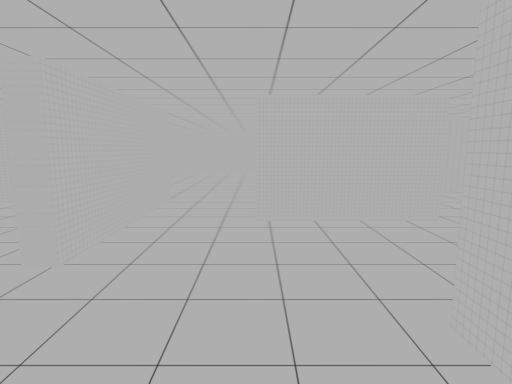
[1] (above)

21 first-person views from a walk through a scene from a Unity 3-D project. The camera is 1.4 m above the floor, tilts 8° down and sees 80° across. Doors are open. The floor is counted in squares, 0.9 m on a side. Each view is taken from the middle of a square. On the plan, view 1 faces up. The plan holds only what a view shows up to about 15 squares ahead; the rest is blank. The place goes on beyond the plan. The player is left out. Some surface patterns are stand-ins.

[2]
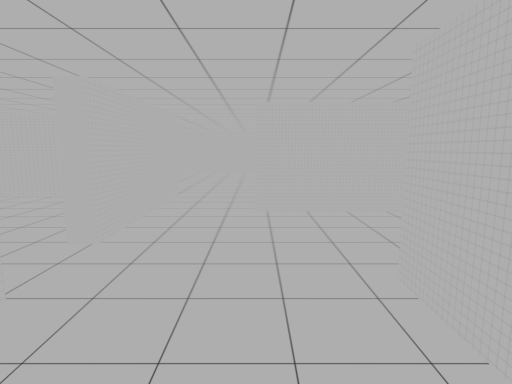

[3]
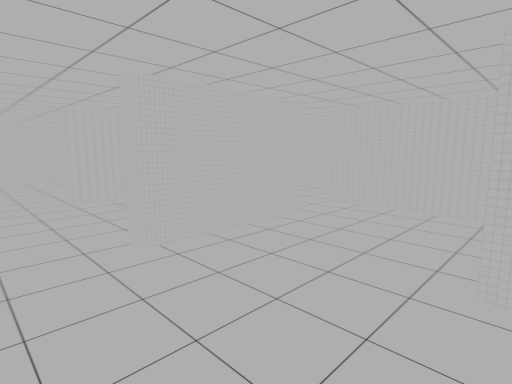

[4]
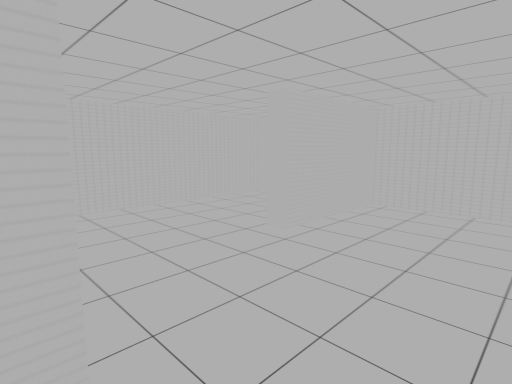

[5]
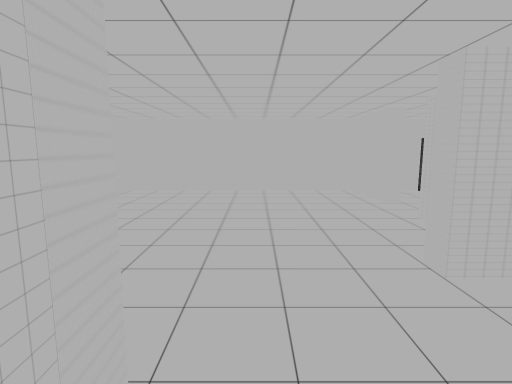

[6]
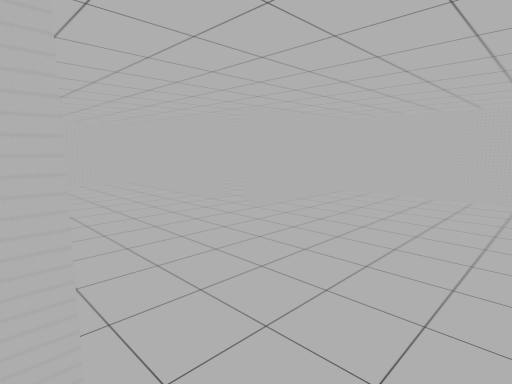

[7]
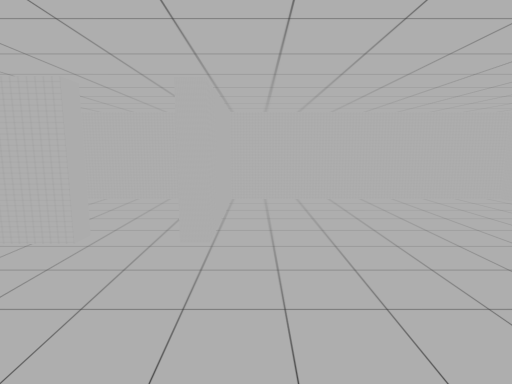

[8]
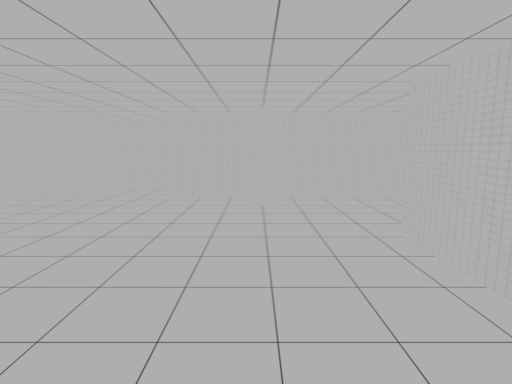

[9]
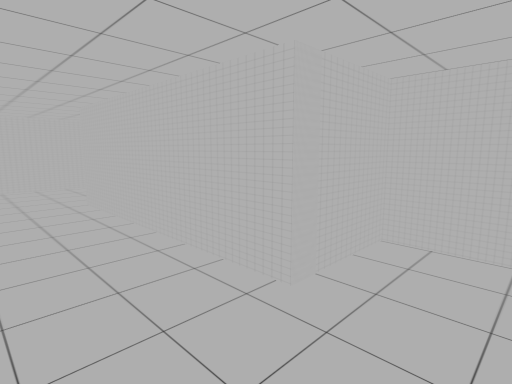

[10]
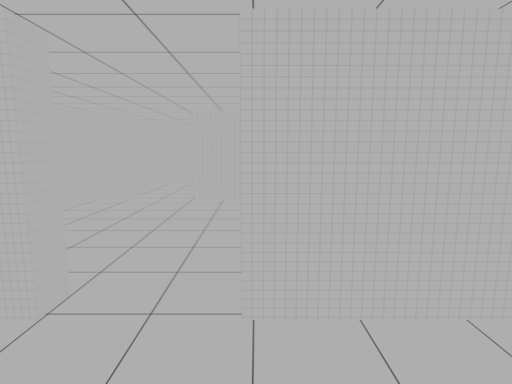

[11]
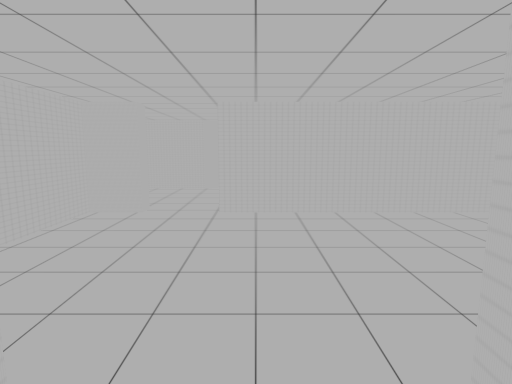

[12]
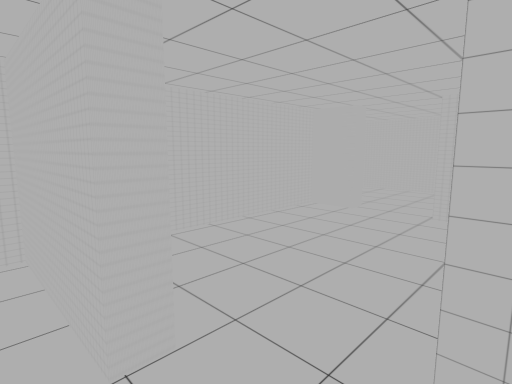

[13]
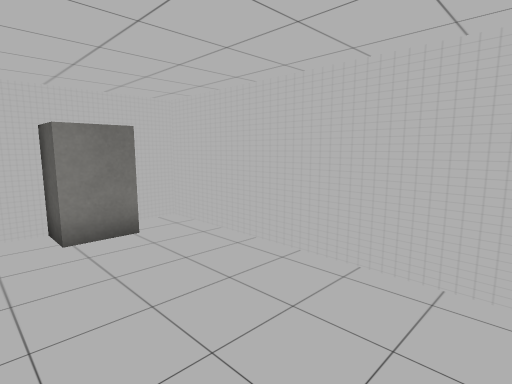

[14]
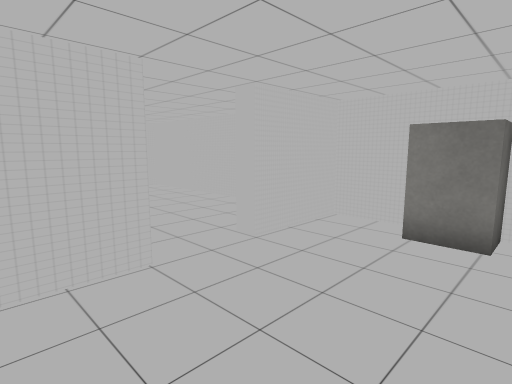

[15]
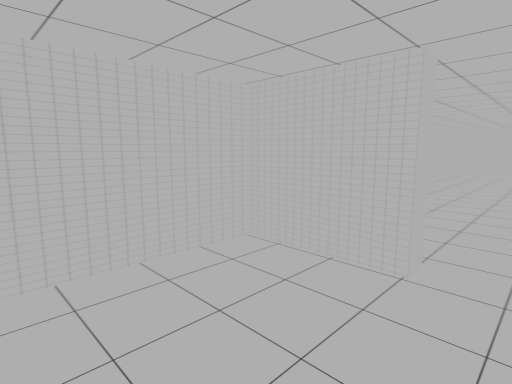

[16]
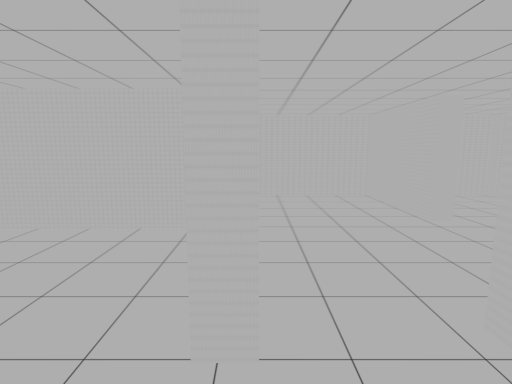

[17]
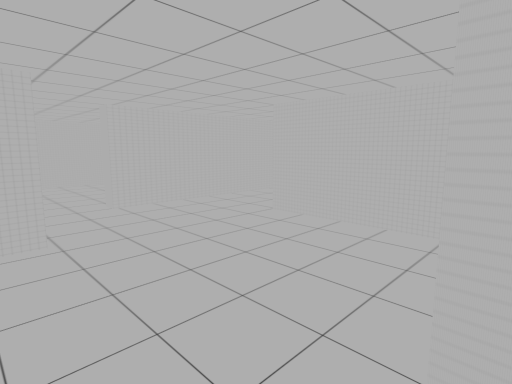

[18]
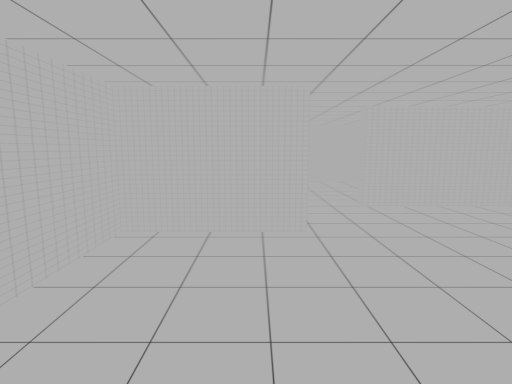

[19]
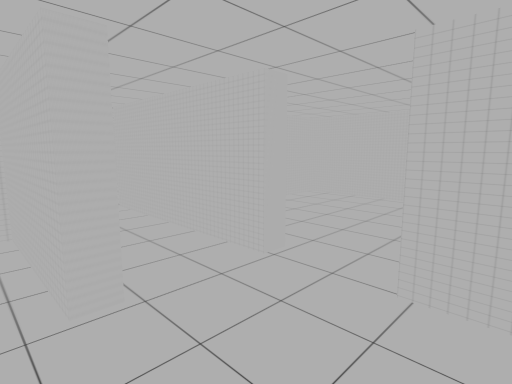

[20]
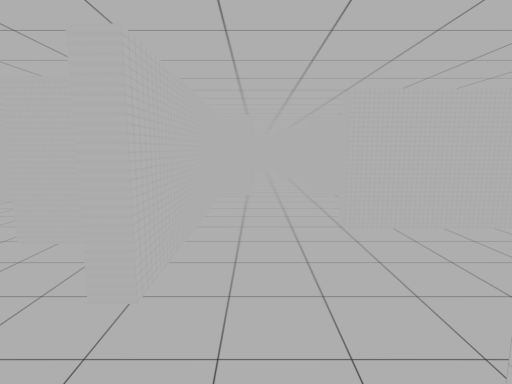

[21]
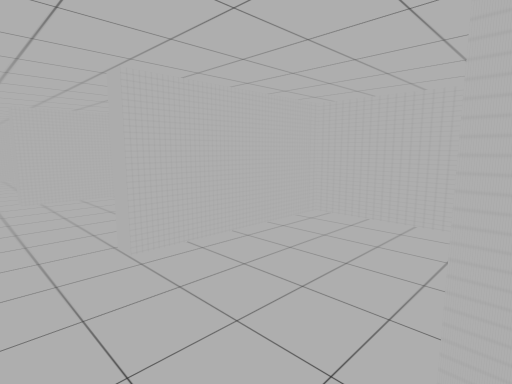

### Floor plan
Points are (right, up) in squares from view 1. A wall is a line through its corners. A room is listed if a view was taken in it or the views show most of it. See-through windows are left out.
Room 1 (views 1, 2, 3, 10, 11, 12)
walls: (4, 6.5) (0, 6.5); (-2.6, 2) (-2.6, -1.1) (-1.9, -1.1); (-2.6, 6.4) (-2.6, 3.9); (-2, -1.4) (1.7, -1.4) (1.7, 2.5) (2.2, 2.5) (2.2, -1.4) (6, -1.4) (6, 7)
ways out: opening at (-1.5, 7) to room 2; open door at (5, 7) to room 4; open door at (-3, 3) to room 5
Room 2 (views 4, 5, 6, 7, 8, 9)
walls: (-9, 14.9) (-12.5, 14.9); (1.7, 12) (1.7, 14.8); (1.7, 16.8) (1.7, 19.5) (-6.8, 19.5) (-6.8, 14.9) (-7.4, 14.9); (0, 6.5) (0, 7); (1.7, 7.1) (1.7, 11.5) (0.3, 11.5) (0.3, 12.1); (-11.7, 6.9) (-9.9, 6.9) (-9.9, 9.4) (-2.6, 9.4) (-2.6, 6.4)
ways out: opening at (-1.5, 7) to room 1; open door at (2, 15.5) to room 3; open door at (-8.5, 15)
Room 3 (views 13, 14, 15)
walls: (2.2, 14.8) (2.2, 12) (5.8, 12); (6.7, 13.1) (6.7, 19.5) (5.4, 19.5); (4.2, 19.5) (2.2, 19.5) (2.2, 16.8)
ways out: open door at (2, 15.5) to room 2
objects: block (5, 19)
Room 4 (views 16, 17, 18, 19, 20, 21)
walls: (12.1, 8) (11.6, 8) (11.6, 11.5) (7, 11.5); (6, 7) (6.5, 7); (7.3, 3.1) (11.2, 3.1) (11.2, 2.6); (14.2, 8) (14.2, 13.6); (14.2, 2.6) (14.2, 6.1)
ways out: open door at (5, 7) to room 1; opening at (12.5, 3) to room 6; open door at (13, 13.5); open door at (14.5, 7.5)
Room 5 (no view inside)
walls: (-9.4, 0.2) (-9.4, -1.1) (-4.7, -1.1); (-6.2, 8.9) (-8.4, 8.9); (-9.4, 8.9) (-9.4, 2)
ways out: open door at (-3, 3) to room 1; open door at (-10, 1.5)
Room 6 (no view inside)
walls: (6.5, 1.8) (6.5, -1.4) (11.2, -1.4); (13.1, -1.4) (14.2, -1.4) (14.2, 2.6)
ways out: opening at (12.5, 3) to room 4; open door at (12.5, -1.5)

Positions as (right, up) in squares from view 1, and headings:
1: (0, 0), facing up
2: (0, -1), facing up
3: (-2, 2), facing up-right
4: (-2, 7), facing down-right
5: (-2, 8), facing up
6: (-1, 9), facing up-left
7: (-6, 10), facing up
8: (-8, 12), facing right
9: (-12, 12), facing down-right
10: (0, 4), facing left
11: (-2, 3), facing left
12: (-2, 4), facing down-left
13: (3, 13), facing up-right
14: (6, 13), facing up-left
15: (6, 16), facing down-left
16: (6, 9), facing down
17: (6, 9), facing down-right
18: (6, 9), facing right
19: (11, 5), facing up-right
20: (13, 9), facing down
21: (13, 3), facing down-left
